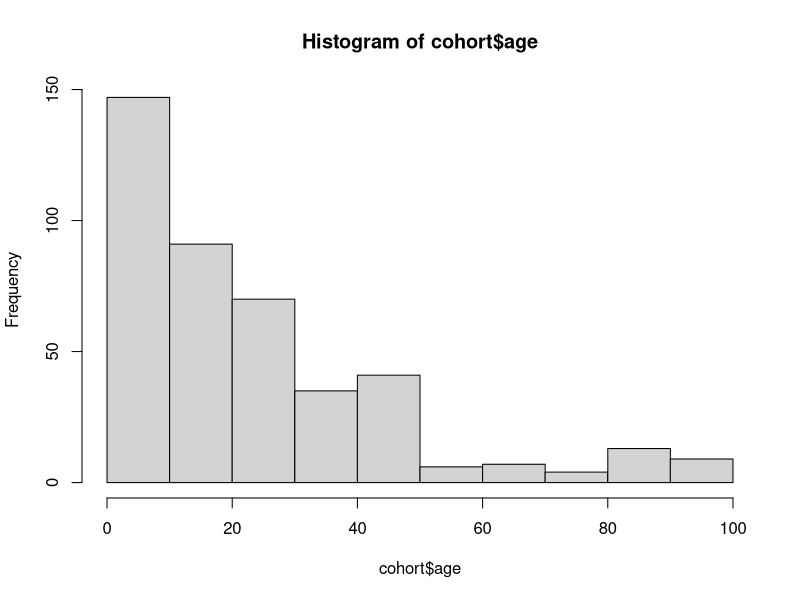

Reproduce this figure in R. (Note: this script raises an error after producing the figure.)
#############################
#Author: Veronica Malizia
#Date: 27/11/2021
#R version: 3.6.1

#This will generate a first toy model for human demography (with age/birth/deaths)
#Data: 
# - Initial cohort population from WORMSIM input file
# - Death_rates_Uganda_2019 specific by age (from: https://apps.who.int/gho/data/view.searo.61730?lang=en)

#############################
rm(list = ls())

library(tidyverse)
library(readxl)
library(foreach)
library(doParallel)

################
#Initial population
#Starting with the initial cohort
################
pop0 <- read_xlsx("Initial population.xlsx")
death_rates <- read.csv("death_rates_Uganda_2019.csv")
prob_death <- read.csv("prob_death_Uganda_2019.csv")
le <- 60 #Life expectancy (Uganda)

cohort <- tibble(age = round(c(runif(pop0$N_males[1], 0, pop0$Age_limit[1]),
                               runif(pop0$N_females[1], 0, pop0$Age_limit[1]))),
                 sex = c(rep(0, pop0$N_males[1]), rep(1, pop0$N_females[1]))) #Sub-Saharan Africa
#0=male, 1=female
for(i in 2:nrow(pop0)){
  tmp <- tibble(age = round(c(runif(pop0$N_males[i], pop0$Age_limit[i-1]+1, pop0$Age_limit[i]),
                              runif(pop0$N_females[i], pop0$Age_limit[i-1]+1, pop0$Age_limit[i]))),
                sex = c(rep(0, pop0$N_males[i]), rep(1, pop0$N_females[i])))
  cohort <- rbind(cohort, tmp) 
}

hist(cohort$age)

##Parameters
T <- 200 #number of years
ts <- T*12
birth_rate <- 34.8 #37 is crude annual birth rate Uganda, 34.8 for Sub-Saharan Africa (per 1000 individuals)
max.pop <- 700
#monthly time step

seeds <- 10
writeLines(c(""), "Sink_demography.txt") #initiate log file
writeLines(c(""), "Find_bug.txt") #initiate log file

cluster <- makeCluster(min(parallel::detectCores(logical = FALSE), seeds))
registerDoParallel(cluster)

results <- foreach(k = 1:seeds,
                   .inorder = TRUE,
                   .errorhandling = "remove",
                   #.combine = bind_rows,
                   .packages = c("tidyverse")) %dopar% {
                     #for each seed:
                     
                     #Time step events, for each individual
                     #Initialize
                     pop <- cohort %>%
                       mutate(death_age=150)
                     N <- nrow(pop)
                     
                     for(t in 1:ts){ 
                       
                       sink("Sink_demography.txt", append=TRUE)
                       cat(paste(Sys.time(), ": Starting seed", k, "time step", t, "\n", sep = " "))
                       sink()
                       
                       #The reaper(acts annually)
                       if(t %in% seq(1, ts, 12) & nrow(pop)>max.pop) #Januaries
                         pop <- slice_sample(pop, prop = 0.9)
                       
                       #Births
                       #for now birth rate does not depend on age-specific female fertility 
                       births <- rpois(1, (birth_rate*(nrow(pop)/1000))/12)
                       nb <- tibble(age=rep(0, births),
                                    sex=as.numeric(rbernoulli(births, 0.5))) #new born
                       
                       pop <- bind_rows(pop, nb)
                       
                       #Deaths
                       
                       if(t %in% seq(1, ts, 12) & nrow(pop)>max.pop){ #Januaries
                         ag <- as.numeric(cut(pop$age, c(-1, prob_death$Age_hi))) #age groups
                         # pop <- pop %>%
                         #   mutate(ag = ag)
                         for(i in 1:nrow(pop)){
                           if(pop$sex[i]==0){
                             if(rbernoulli(1, p=prob_death[ag[i], "Male"])){
                               death_month <- runif(1, 1, 12)
                               pop$death_age[i] <- pop$age[i] + death_month/12
                             }
                           }
                           if(pop$sex[i]==1){
                             if(rbernoulli(1, p=prob_death[ag[i], "Female"])){
                               death_month <- runif(1, 1, 12)
                               pop$death_age[i] <- pop$age[i] + death_month/12
                             }
                           }    
                         }
                       }
                       
                       tmp <- which(pop$age >= pop$death_age)
                       if(length(tmp)>0)
                         pop <- pop[-tmp,]
                       
                       #Update age
                       pop$age <- pop$age + 1/12
                       N <- c(N, nrow(pop))
                       
                       # sink("Find_bug.txt", append=TRUE)
                       # cat(paste(Sys.time(), ": Time step", t, "NB:",
                       #           births, "deads", length(dead), "Pop size:", nrow(pop), "\n", sep = " "))
                       # sink()
                     }
                     
                     res <- tibble(time = 0:ts,
                                   seed = rep(k, (ts+1)),
                                   pop_size = N)
                   }
                      
stopCluster(cluster)

#Collating results
res <- bind_rows(results)

#Average results over simulations
avg_res <- res %>%
  group_by(time) %>%
  summarise(N = mean(pop_size))
            
ggplot(res) +
  geom_line(aes(x=time, y=pop_size, group = seed), color = "grey20", alpha = 0.3) +
  geom_line(data=avg_res, aes(x=time, y=N), size=1) +
  scale_y_continuous(name = "Population size (counts)",
                     breaks = seq(0, 1000, 200),
                     #limits = c(0, 1000),
                     expand = c(0, 0)) +
  scale_x_continuous(name = "Time [years]",
                     limits = c(0, ts),
                     expand = c(0, 0)) +
  expand_limits(x = 0,y = 0)

hist(cohort$age)
hist(pop$age, breaks = c(0, prob_death$Age_hi[-c(1, nrow(prob_death))]))

#Saving image
tiff("Demography_monthlyts.tif", width=7, height=6, units = "in", res = 300)
ggplot(res) +
  geom_line(aes(x=time, y=pop_size, group = seed), color = "grey20", alpha = 0.3) +
  geom_line(data=avg_res, aes(x=time, y=N), size=1) +
  scale_y_continuous(name = "Population size (counts)",
                     breaks = seq(0, 1000, 200),
                     limits = c(0, 1000),
                     expand = c(0, 0)) +
  scale_x_continuous(name = "Time [months]",
                     limits = c(0, ts),
                     expand = c(0, 0)) +
  expand_limits(x = 0,y = 0)
dev.off()


plot(N, type='l')
